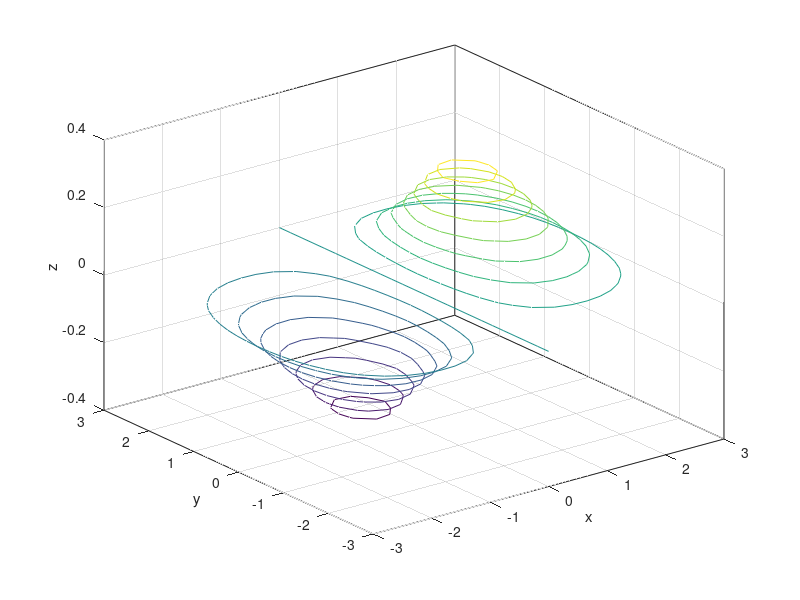

MATLAB code to generate this figure:
x=-3:0.25:3;
y=-3:0.25:3;
[X,Y]=meshgrid(x,y);
Z=1.8.^(-1.5*sqrt(X.^2+Y.^2)).*cos(0.5*Y).*sin(X);
contour3(X,Y,Z,15)
xlabel('x'); ylabel('y')
zlabel('z')